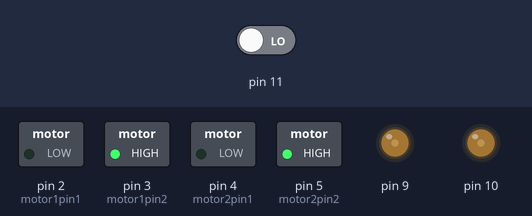
The sketch below on a simulated Arduino Uno, built with avr-gcc and run on an emulated ATmega328P. On the bench: switched loads named in the sketch (green lamp = pin HIGH), output pins drawn as LEDs (lit = HIGH). The test bench sets the inputs (shaded band); at power-on: pin 11 LOW. What the sketch prints to the serial monitor is not drawn.

Above: at 1.2 s.
1.3 s: pin 11 driven HIGH
At 1.6 s:
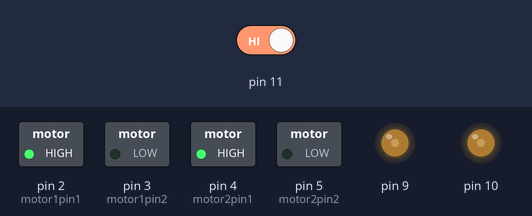
2.8 s: pin 11 driven LOW
At 4.0 s:
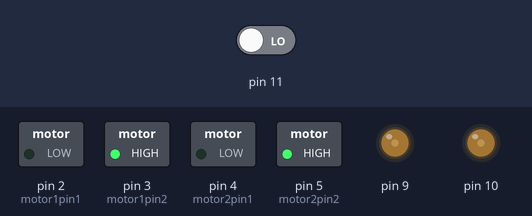
Timing chart, 0 to 5.8 s (numbered marks = the images above; inputs shaded):
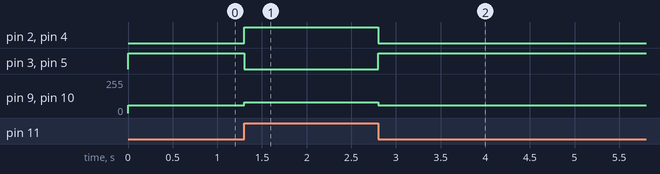

The sketch:

carcode.ino
```cpp
int motor1pin1 = 2;
int motor1pin2 = 3;

int motor2pin1 = 4;
int   motor2pin2 = 5;

void setup() {
  // put your setup code here, to run once:
  pinMode(motor1pin1, OUTPUT);
  pinMode(motor1pin2, OUTPUT);
  pinMode(motor2pin1,   OUTPUT);
  pinMode(motor2pin2, OUTPUT);

  //(Optional)
  pinMode(9,   OUTPUT);
  pinMode(10, OUTPUT);
  pinMode(11,INPUT);
  Serial.begin(9600);
  //(Optional)
}

void loop() {
   // put your main code here, to run repeatedly:
   int x = digitalRead(11);
   Serial.println(x);
  if(digitalRead(11) == 1){

    move();
  }else if(digitalRead(11)==0){


    rev();

  }


}

void move(){
   analogWrite(10, 80);
    analogWrite(9, 80);
digitalWrite(motor1pin1,   HIGH);
  digitalWrite(motor1pin2, LOW);
  digitalWrite(motor2pin1, HIGH);
  digitalWrite(motor2pin2, LOW);


}

void rev(){
    analogWrite(10, 60);
    analogWrite(9, 60);
  digitalWrite(motor1pin1,   LOW);
  digitalWrite(motor1pin2, HIGH);
  digitalWrite(motor2pin1, LOW);
  digitalWrite(motor2pin2, HIGH);


}

void Right_turn(){
    analogWrite(10, 100);
    analogWrite(9, 100);
digitalWrite(motor1pin1,   HIGH);
digitalWrite(motor1pin2, LOW);
digitalWrite(motor2pin1, LOW);
digitalWrite(motor2pin2, HIGH);


}
void left_turn(){
    analogWrite(10, 70);
    analogWrite(9, 70);
   digitalWrite(motor2pin1, HIGH);
   digitalWrite(motor2pin2, LOW);
   digitalWrite(motor1pin1,   LOW);
  digitalWrite(motor1pin2, HIGH);

}
```

Measured:
- after the input at 1.3 s, pin 2 (motor1pin1), pin 4 (motor2pin1): LOW → HIGH at once; pin 3 (motor1pin2), pin 5 (motor2pin2): HIGH → LOW at once; pin 9, pin 10: 60/255 → 80/255 at once
- after the input at 2.8 s, pin 2 (motor1pin1), pin 4 (motor2pin1): HIGH → LOW at once; pin 3 (motor1pin2), pin 5 (motor2pin2): LOW → HIGH at once; pin 9, pin 10: 80/255 → 60/255 at once
